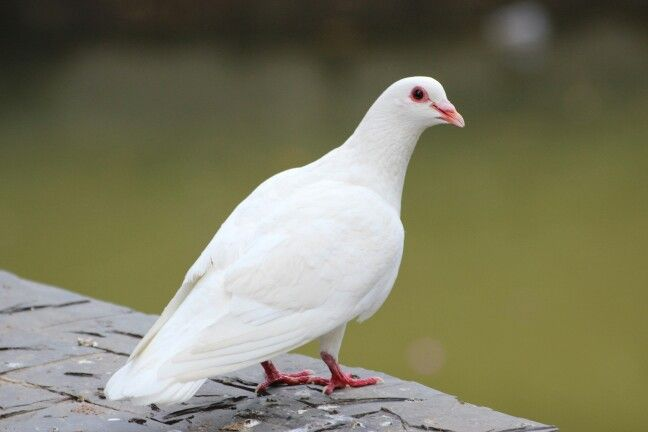
#> input picture bird.jpg, 648 x 432 px, found by its file name
$ python a5_sobel_lap.py   (older library calls are emulated)
#> lines starting #> are read from the running program, lines starting #| are printed output that depends on the picture
import matplotlib.pyplot as plt
import numpy as np
import cv2

def main():
    img_path="C:/Users/Dell/Desktop/class4_1/DIP/code/bird.jpg"
    rgb=plt.imread(img_path)
#> rgb is the input picture: shape (432, 648, 3); mean R, G, B 125.1, 123.8, 98.2
    grayscale=cv2.cvtColor(rgb,cv2.COLOR_RGB2GRAY)
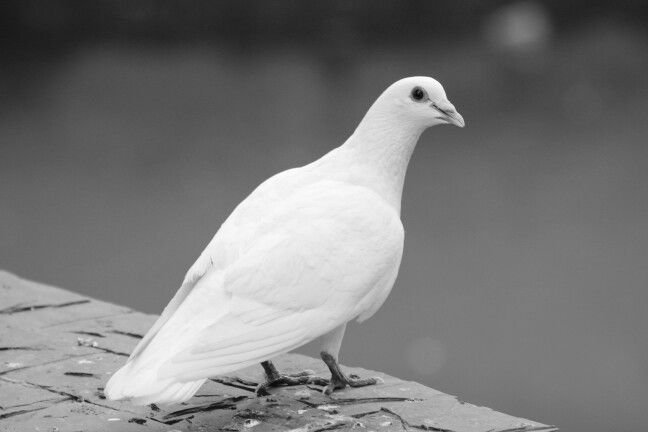
#> grayscale: shape (432, 648); min 4, max 255, mean 121.3

    img=cv2.GaussianBlur(grayscale,(3,3),0)
    laplacian=cv2.Laplacian(img,cv2.CV_64F)
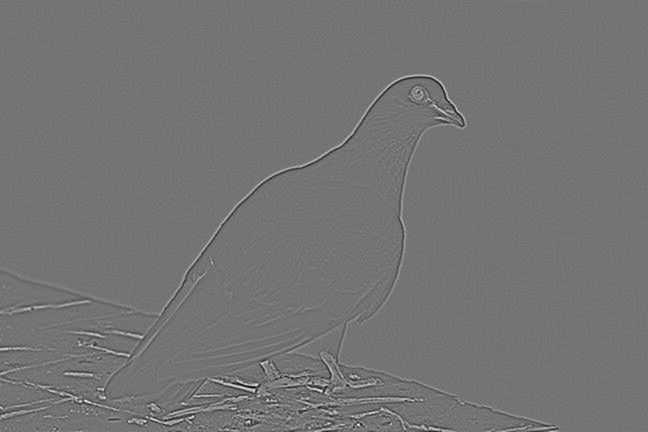
#> laplacian: shape (432, 648) float64; min -74, max 88, mean 0; drawn with min black and max white
    sobelX=cv2.Sobel(img,cv2.CV_64F,1,0,ksize=5)
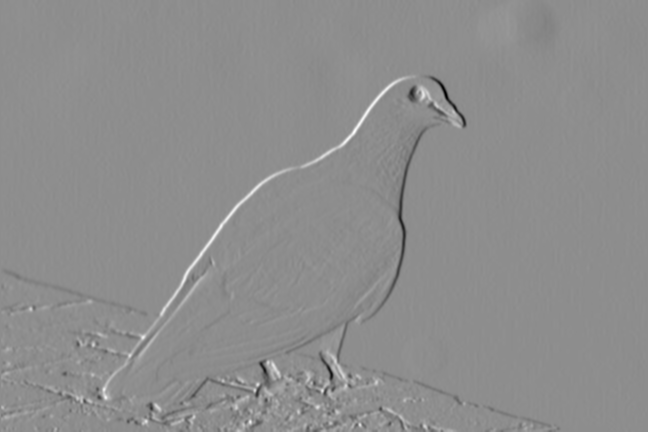
#> sobelX: shape (432, 648) float64; min -5827, max 4641, mean -1.1; drawn with min black and max white
    sobleY=cv2.Sobel(img,cv2.CV_64F,0,1,ksize=5)
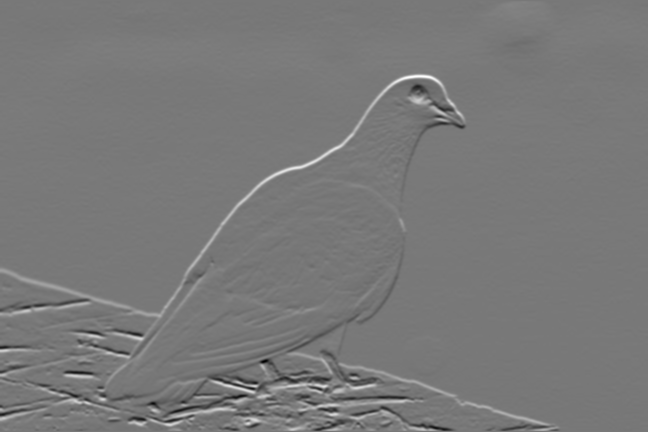
#> sobleY: shape (432, 648) float64; min -5863, max 6525, mean 28.1; drawn with min black and max white

    plt.subplot(3,2,1)
    plt.imshow(rgb)
    plt.title('RGB')

    plt.subplot(3,2,2)
    plt.imshow(grayscale,cmap='gray')
    plt.title('Grayscale')

    plt.subplot(3,2,3)
    plt.imshow(img,cmap='gray')
    plt.title('Original Image')

    plt.subplot(3,2,4)
    plt.imshow(laplacian,cmap='gray')
    plt.title('Laplacian')

    plt.subplot(3,2,5)
    plt.imshow(sobelX,cmap='gray')
    plt.title('SobelX')

    plt.subplot(3,2,6)
    plt.imshow(sobleY,cmap='gray')
    plt.title('SobelY')

    plt.show()


if __name__ == '__main__':
    main()

$ run again, with ship.jpg copied over bird.jpg
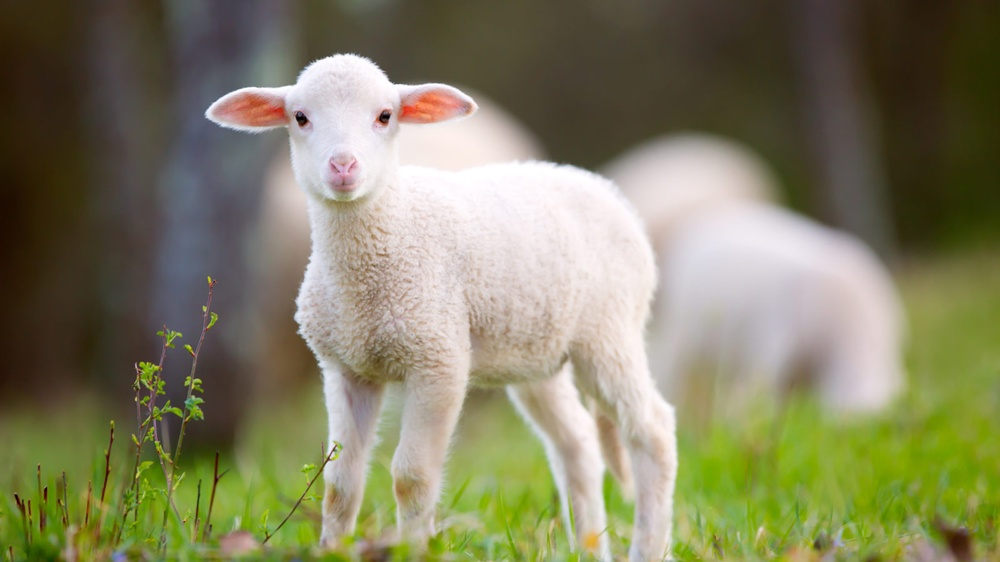
#> input picture ship.jpg, 1000 x 562 px, shrunk from 1600 x 900 before the run, found by its file name
#> in main, rgb is the input picture: shape (562, 1000, 3); mean R, G, B 130.5, 128.4, 98.5
#> in main, `sobelX=cv2.Sobel(img,cv2.CV_64F,1,0,ksize=5)`:
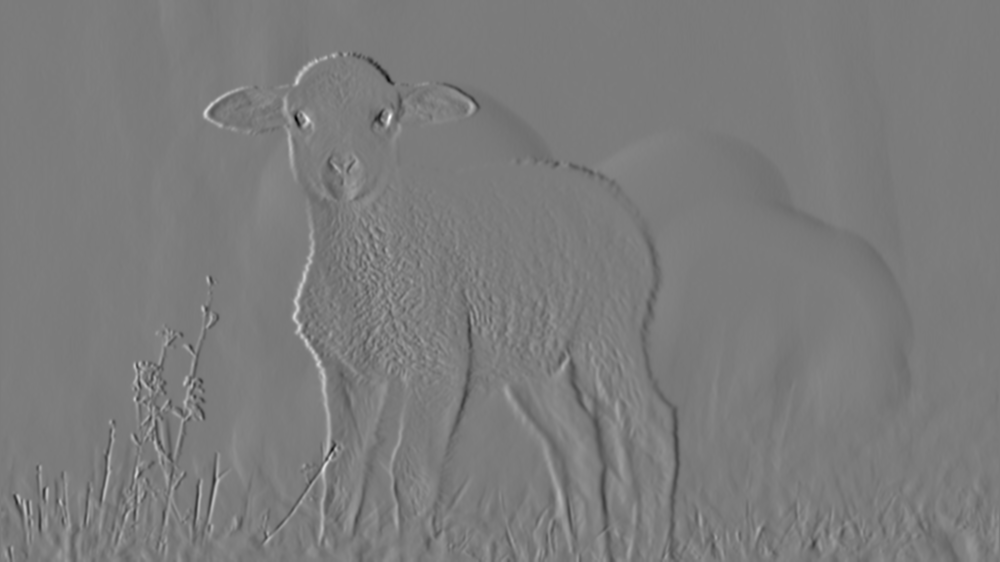
#> sobelX: shape (562, 1000) float64; min -6142, max 6498, mean 5; drawn with min black and max white
#> in main, `sobleY=cv2.Sobel(img,cv2.CV_64F,0,1,ksize=5)`:
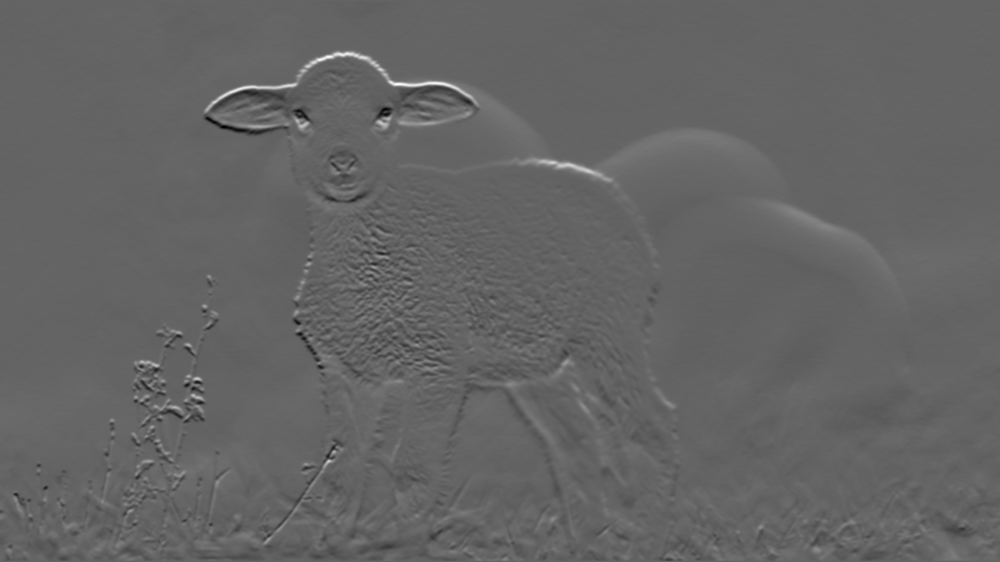
#> sobleY: shape (562, 1000) float64; min -4328, max 6677, mean 15.1; drawn with min black and max white
